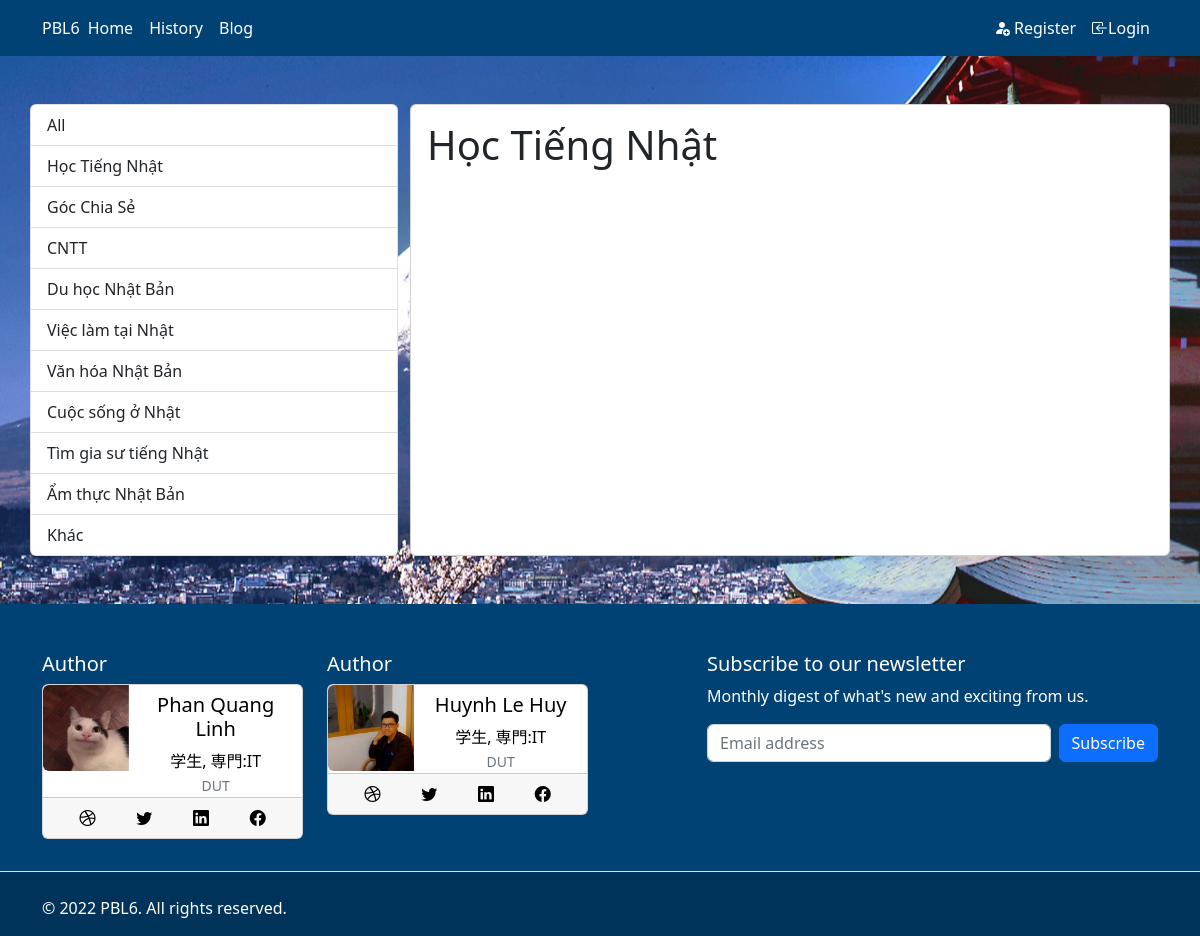
The page /category/Học Tiếng Nhật on the database its author committed.
### frontend/models.py (models this page shows, shortened)
class Category(models.Model):
    name = models.CharField(max_length=255)
    def __str__(self) :
        return self.name

### frontend/views.py (the view)
# urls.py: path('category/<str:cats>', CategoryView, name='category'),
def CategoryView(request, cats):
    cat_menu = Category.objects.all()
    category_posts = Post.objects.filter(category = cats)
    return render(request, 'category.html', {'cats':cats, 'category_posts': category_posts, 'cat_menu': cat_menu})

### frontend/templates/category.html (shortened to what this page needs)
{% extends "base.html" %}
{% block content%}
<div class="container my-5">
<div class="row">
<div class="list-group col-4">
    <a class="list-group-item" href="{% url 'blog'  %}">All</a>
{% for item in cat_menu %}
    <a class="list-group-item" href="{% url 'category' item %}">{{item}}</a>
{% endfor %}
</div>
<div class="card p-3 list-group col-8">
<h1>{{cats}}</h1>
<br/><br/>
<br>
</div>
</div>
</div>
{% endblock  %}

### rows shown on the page
Category: name "Học Tiếng Nhật"
Category: name "Góc Chia Sẻ"
Category: name "CNTT"
Category: name "Du học Nhật Bản"
Category: name "Việc làm tại Nhật"
Category: name "Văn hóa Nhật Bản"
Category: name "Cuộc sống ở Nhật"
Category: name "Tìm gia sư tiếng Nhật"
Category: name "Ẩm thực Nhật Bản"
Category: name "Khác"
